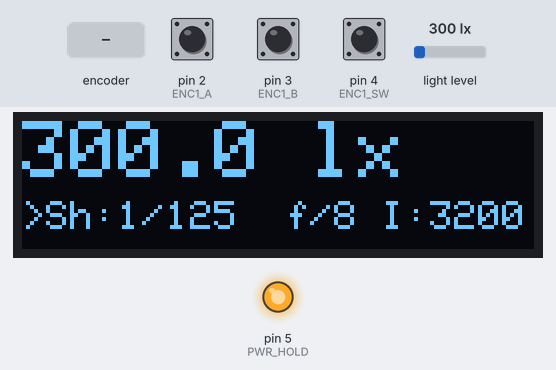
Simulated run of this sketch. Board: Arduino Uno, built with avr-gcc and run on an emulated ATmega328P. Shown: 128×32 one-colour display, output pins drawn as LEDs (lit = HIGH). The inputs (shaded band) are chosen by the test bench; at power-on: pin 4 (ENC1_SW) HIGH, light level 300 lx, pin 2 (ENC1_A) HIGH, pin 3 (ENC1_B) HIGH. What the sketch prints to the serial monitor is not drawn.

Above: at 2.2 s.
2.3 s: rotary encoder on pin 2 (ENC1_A) / pin 3 (ENC1_B) turned 3 steps (first pin leading)
At 3.2 s:
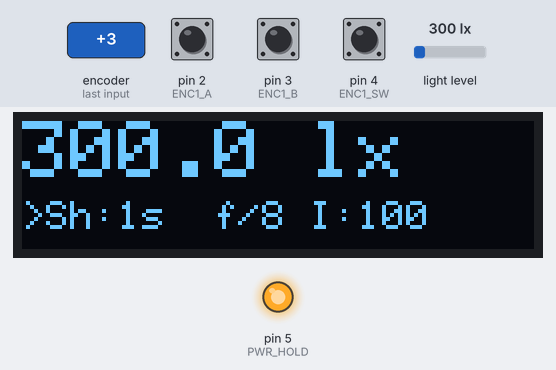
4.4 s: pin 4 (ENC1_SW) pulled LOW for 0.15 s
At 5.7 s:
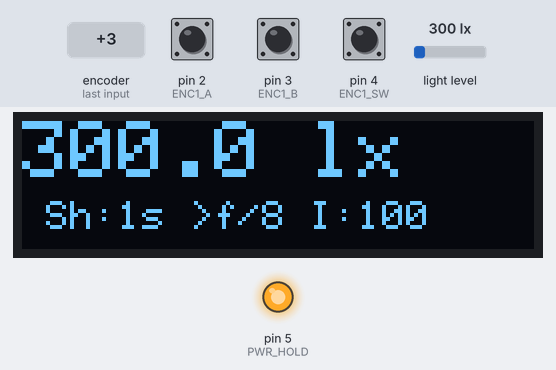
6.0 s: light level set to 40 lx
At 7.2 s:
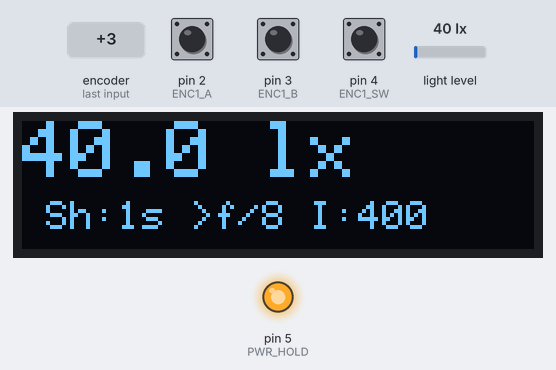
7.5 s: light level set to 500 lx
At 7.9 s:
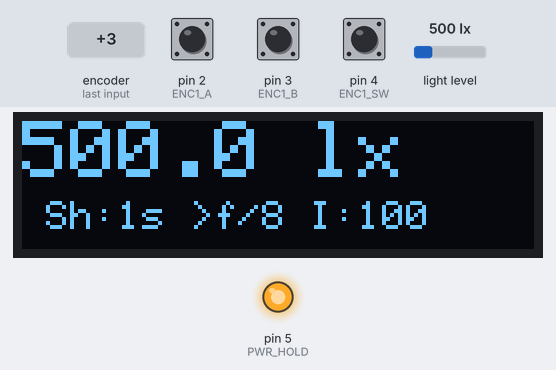
9.0 s: pin 4 (ENC1_SW) pulled LOW for 1 s
At 10.3 s:
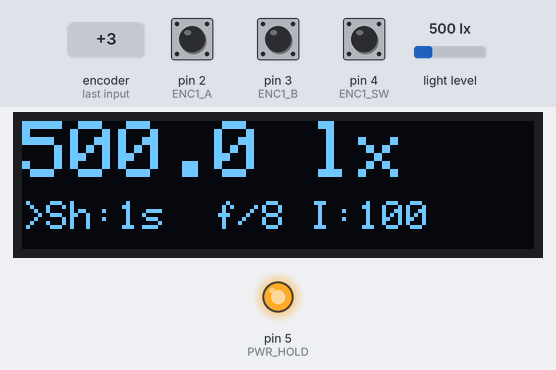
11.5 s: light level set to 1000 lx
At 12.2 s:
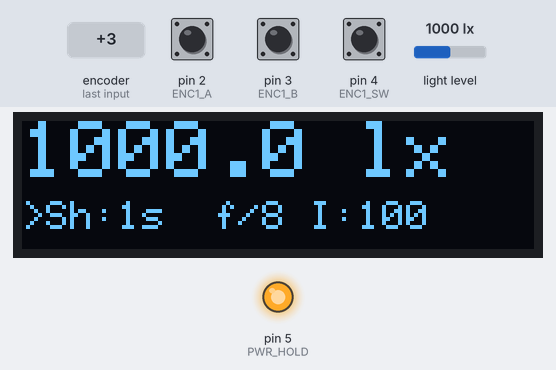
Timing chart, 0 to 14.0 s (numbered marks = the images above; inputs shaded):
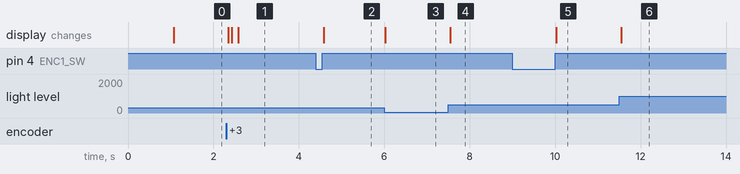

The sketch:

main.ino
```cpp
#include <Wire.h>
#include <BH1750.h>
#include <Adafruit_GFX.h>
#include <Adafruit_SSD1306.h>

#define SCREEN_WIDTH 128
#define SCREEN_HEIGHT 32
#define OLED_RESET    -1

// ── Pin assignments ────────────────────────────────────────────────────────────
#define ENC1_A    2   // PD2 INT0
#define ENC1_B    3   // PD3 INT1
#define ENC1_SW   4   // PD4 — shared: UI mode toggle (short) + shutdown (long)
#define PWR_HOLD  5   // PD5 — hold latch ON; drive LOW to cut system power

// ── Timing ────────────────────────────────────────────────────────────────────
#define DEBOUNCE_MS      50
#define LONG_PRESS_MS  5000   // hold duration before shutdown
#define DISPLAY_MS       80   // display refresh interval

// ── Edit mode: single encoder toggles between shutter and aperture ─────────────
enum EditMode { EDIT_SHUTTER, EDIT_APERTURE };
EditMode editMode = EDIT_SHUTTER;

Adafruit_SSD1306 display(SCREEN_WIDTH, SCREEN_HEIGHT, &Wire, OLED_RESET);
BH1750 lightMeter;

// ── Aperture table ─────────────────────────────────────────────────────────────
const float APERTURES[]    = { 1.0, 1.4, 2.0, 2.8, 4.0, 5.6, 8.0, 11.0, 16.0, 22.0 };
const char* APERTURE_STR[] = { "f/1", "f/1.4", "f/2", "f/2.8", "f/4",
                                "f/5.6", "f/8", "f/11", "f/16", "f/22" };
const uint8_t APERTURE_COUNT = sizeof(APERTURES) / sizeof(APERTURES[0]);

// ── Shutter speed table ────────────────────────────────────────────────────────
const float SHUTTERS[]    = { 1.0, 0.5, 0.25, 0.125, 1.0/15, 1.0/30,
                               1.0/60, 1.0/125, 1.0/250, 1.0/500, 1.0/1000 };
const char* SHUTTER_STR[] = { "1s", "1/2", "1/4", "1/8", "1/15", "1/30",
                               "1/60", "1/125", "1/250", "1/500", "1/1000" };
const uint8_t SHUTTER_COUNT = sizeof(SHUTTERS) / sizeof(SHUTTERS[0]);

// ── State ─────────────────────────────────────────────────────────────────────
uint8_t apertureIdx = 6;   // default f/8
uint8_t shutterIdx  = 7;   // default 1/125s
uint8_t enc1State   = 0;

// ── Button state machine ───────────────────────────────────────────────────────
enum ButtonState { BTN_IDLE, BTN_PRESSED, BTN_HELD };
ButtonState btnState   = BTN_IDLE;
uint32_t    btnPressMs = 0;

// Quadrature lookup: +1=CW, -1=CCW, 0=no valid step
// Indexed by (lastAB << 2 | currAB)
static const int8_t ENC_TABLE[16] = {
    0,  1, -1,  0,
   -1,  0,  0,  1,
    1,  0,  0, -1,
    0, -1,  1,  0
};

// ── ISO snapping (whole-stop increments from ISO 100) ─────────────────────────
int snapISO(float iso_raw) {
    float stops = log(iso_raw / 100.0) / log(2.0);
    stops = round(stops);
    if (stops < 0) stops = 0;
    if (stops > 5) stops = 5;
    return (int)round(100.0 * pow(2.0, stops));
}

// ── Quadrature read — returns +1, -1, or 0 ───────────────────────────────────
int8_t readEncoder(uint8_t pinA, uint8_t pinB, uint8_t &lastState) {
    uint8_t curr  = (digitalRead(pinA) << 1) | digitalRead(pinB);
    int8_t  delta = ENC_TABLE[(lastState << 2) | curr];
    lastState = curr;
    return delta;
}

// ── Shutdown — quiesce peripherals then release latch ─────────────────────────
void shutdownSystem() {
    display.clearDisplay();
    display.setTextSize(1);
    display.setTextColor(SSD1306_WHITE);
    display.setCursor(22, 12);
    display.print("Powering off...");
    display.display();
    delay(800);

    // Release latch — VSYS drops to 0 V; MCU loses power within a few ms
    digitalWrite(PWR_HOLD, LOW);
    while (true);   // wait for rail to collapse; never returns
}

// ── Setup ─────────────────────────────────────────────────────────────────────
void setup() {
    // Assert PWR_HOLD before anything else so startup pulse can be released
    pinMode(PWR_HOLD, OUTPUT);
    digitalWrite(PWR_HOLD, HIGH);

    pinMode(ENC1_A,  INPUT_PULLUP);
    pinMode(ENC1_B,  INPUT_PULLUP);
    pinMode(ENC1_SW, INPUT_PULLUP);

    enc1State = (digitalRead(ENC1_A) << 1) | digitalRead(ENC1_B);

    Serial.begin(9600);
    Wire.begin();

    uint8_t oledAddr = 0x3C;
    bool oledOk = display.begin(SSD1306_SWITCHCAPVCC, oledAddr);
    if (!oledOk) {
        oledAddr = 0x3D;
        oledOk   = display.begin(SSD1306_SWITCHCAPVCC, oledAddr);
    }
    if (!oledOk) {
        Serial.println("SSD1306 not found at 0x3C or 0x3D");
        while (true);
    }
    Serial.print("SSD1306 @ 0x"); Serial.println(oledAddr, HEX);

    if (lightMeter.begin()) {
        Serial.println("BH1750 ready");
    } else {
        Serial.println("BH1750 not found — check wiring");
    }

    display.clearDisplay();
    display.setTextSize(1);
    display.setTextColor(SSD1306_WHITE);
    display.setCursor(0, 0);
    display.println("Lux2ISO P3");
    display.setCursor(0, 12);
    display.println("Hold 5s to off");
    display.display();
    delay(1000);
}

// ── Loop ──────────────────────────────────────────────────────────────────────
void loop() {
    uint32_t now = millis();

    // Encoder rotation — adjusts whichever parameter is active
    int8_t enc1Delta = readEncoder(ENC1_A, ENC1_B, enc1State);
    if (editMode == EDIT_SHUTTER) {
        if (enc1Delta > 0 && shutterIdx  < SHUTTER_COUNT  - 1) shutterIdx++;
        if (enc1Delta < 0 && shutterIdx  > 0)                  shutterIdx--;
    } else {
        if (enc1Delta > 0 && apertureIdx < APERTURE_COUNT - 1) apertureIdx++;
        if (enc1Delta < 0 && apertureIdx > 0)                  apertureIdx--;
    }

    // Button state machine: short press = mode toggle, long press = shutdown
    bool btnDown = (digitalRead(ENC1_SW) == LOW);

    switch (btnState) {
        case BTN_IDLE:
            if (btnDown) {
                btnState   = BTN_PRESSED;
                btnPressMs = now;
            }
            break;

        case BTN_PRESSED:
            if (now - btnPressMs >= LONG_PRESS_MS) {
                btnState = BTN_HELD;
                shutdownSystem();  // does not return
            } else if (!btnDown) {
                // Released before long-press threshold — treat as mode toggle
                if (now - btnPressMs >= DEBOUNCE_MS) {
                    editMode = (editMode == EDIT_SHUTTER) ? EDIT_APERTURE : EDIT_SHUTTER;
                }
                btnState = BTN_IDLE;
            }
            break;

        case BTN_HELD:
            // shutdownSystem() loops forever; this branch is unreachable
            btnState = BTN_IDLE;
            break;
    }

    // Refresh display at fixed interval
    static uint32_t lastDisplay = 0;
    if (now - lastDisplay < DISPLAY_MS) return;
    lastDisplay = now;

    float lux      = lightMeter.readLightLevel();
    float aperture = APERTURES[apertureIdx];
    float shutter  = SHUTTERS[shutterIdx];

    Serial.print("Lux: ");    Serial.print(lux, 1);
    Serial.print("  Ap: ");   Serial.print(APERTURE_STR[apertureIdx]);
    Serial.print("  Sh: ");   Serial.print(SHUTTER_STR[shutterIdx]);
    Serial.print("  Mode: "); Serial.println(editMode == EDIT_SHUTTER ? "SH" : "AP");

    display.clearDisplay();

    // Row 0 — lux reading (large text)
    display.setTextSize(2);
    display.setCursor(0, 0);
    display.print(lux, 1);
    display.println(" lx");

    // Row 1 — active parameter (>) + other parameter + ISO
    display.setTextSize(1);
    display.setCursor(0, 20);
    display.print(editMode == EDIT_SHUTTER ? ">" : " ");
    display.print("Sh:");
    display.print(SHUTTER_STR[shutterIdx]);
    display.print(" ");
    display.print(editMode == EDIT_APERTURE ? ">" : " ");
    display.print(APERTURE_STR[apertureIdx]);
    display.print(" I:");
    if (lux <= 0.0) {
        display.print("--");
    } else {
        float iso_raw = (250.0 * aperture * aperture) / (lux * shutter);
        display.print(snapISO(iso_raw));
    }

    display.display();
}
```

Measured:
- after the input at 2.3 s, the display: first changes after 0.05 s (image 1 shows a later state)
- after the input at 4.4 s, the display: changes after 0.18 s (image 2)
- after the input at 6.0 s, the display: changes at once (image 3)
- after the input at 7.5 s, the display: changes at once (image 4)
- after the input at 9.0 s, the display: changes after 1.0 s (image 5)
- after the input at 11.5 s, the display: changes at once (image 6)
